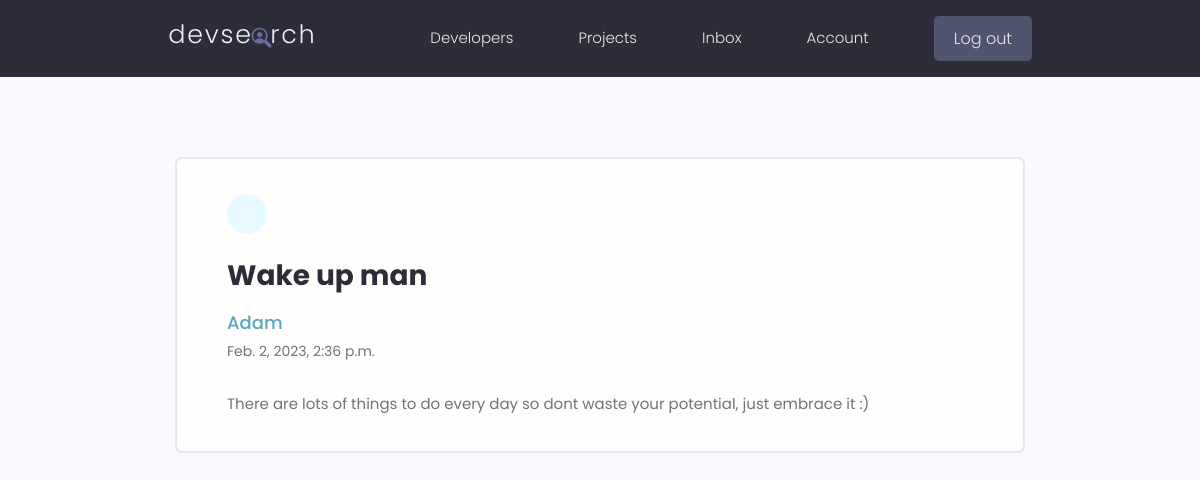
Screenshot of /message/a2891026-f1a1-43c6-9613-9b4c661a89ae/ (signed in) with the database file from the repository.
### users/models.py (models this page shows, shortened)
class Message(models.Model):
    sender = models.ForeignKey(Profile, on_delete=models.SET_NULL, null=True, blank=True)
    recipient = models.ForeignKey(Profile, on_delete=models.SET_NULL, null=True, blank=True, related_name='messages')
    name = models.CharField(max_length=200, null=True, blank=True)
    email = models.EmailField(max_length=200, null=True, blank=True)
    subject = models.CharField(max_length=200, null=True, blank=True)
    body = models.TextField()
    is_read = models.BooleanField(default=False, null=True)
    created = models.DateTimeField(auto_now_add=True)
    id = models.UUIDField(default=uuid.uuid4, unique=True, primary_key=True, editable=False)
    class Meta:
        ordering = ['is_read', '-created']

### users/views.py (the view)
# urls.py: path('message/<str:pk>/', views.viewMessage, name='message'),
@login_required(login_url='login')
def viewMessage(request, pk):
    profile = request.user.profile
    message = profile.messages.all().get(id=pk)
    if message.is_read == False:
        message.is_read = True
        message.save()
    context = {'message':message}
    return render(request, 'users/message.html', context)

### users/templates/users/message.html (shortened to what this page needs)
{% extends 'main.html' %}
{% block content %}
<main class="messagePage my-xl">
  <div class="content-box">
    <div class="message">
      <a class="backButton" href="{% url 'inbox' %}"></a>
      <h2 class="message__subject">{{message.subject}}</h4>
        {% if message.sender %}
        <a href="{% url 'user-profile' message.sender.id  %}" class="message__author">{{message.name}}</a>
        {% else %}
        <p class="message__author">{{message.name}}</p>
        {% endif %}
        <p class="message__date">{{message.created}}</p>
        <div class="message__body">{{message.body|linebreaksbr}}</div>
    </div>
  </div>
</main>
{% endblock content %}

### static/styles/app.css (style rules this page uses)
:root { --color-sub: #2d2d39; }
.content-box { width: 95%; max-width: 85rem; margin: 0 auto; }
.message { padding: 2.5rem 0; }
.message > a { display: flex; gap: 1rem; }
.message__author, .message__date { flex-basis: 25%; }
.message__subject { flex-basis: 50%; }
.message__date { text-align: right; }
.messagePage .message { list-style: none; background: var(--color-white); padding: 3.5rem 5rem; border: 2px solid var(--color-light); border-radius: 0.7rem; }
.messagePage .message__subject { font-size: 2.8rem; color: var(--color-sub); margin-bottom: 1rem; margin-top: 2rem; }
.messagePage .message__author { font-size: 1.8rem; font-weight: 500; }
.messagePage .message__date { font-size: 1.4rem; font-weight: 400; text-align: left; margin-bottom: 3rem; }
.backButton { background: var(--color-main-light); color: var(--color-main); width: 4rem; height: 4rem; display: flex; align-items: center; justify-content: center; border-radius: 50%; }

### static/uikit/styles/modules/_variables.css (style rules this page uses)
:root { --color-main: #5aa5b9; --color-main-light: #e6faff; --color-sub: #3f4156; --color-sub-light: #51546e; --color-sub-lighter: #ededfd; --color-text: #737373; --color-gray: #8b8b8b; --color-light: #e5e7eb; --color-light-gray: #767676; --color-bg: #f8fafd; --color-white: #fffefd; --color-white-light: #f3f3f3; --color-success: #359e64; --color-success-bg: #def8e8; --color-error: #fc4b0b; --color-error-bg: #fff2ee; --font-base: 'Poppins', arial, helvetica, 'Segoe UI', roboto, ubuntu, sans-serif; --font-monospace: 'Fira Code', 'Courier New', courier, monospace; --font-regular: 300; --font-medium: 500; --font-bold: 700; --generic-shadow: 1px 1px 5px #00000010; --generic-transition: all 0.3s ease-in-out; }

### static/uikit/styles/modules/_base.css (style rules this page uses)
* { margin: 0; padding: 0; box-sizing: border-box; text-rendering: optimizeLegibility; color: inherit; font-size: inherit; }
html { font-size: 50%; }
@media only screen and (min-width: 480px) { html { font-size: 56.25%; } }
@media only screen and (min-width: 1200px) { html { font-size: 62.5%; } }
body { line-height: 1.6; font-weight: 400; font-size: 1.5rem; color: var(--color-text); background-color: var(--color-bg); min-height: 100vh; }

### static/uikit/styles/modules/_typography.css (style rules this page uses)
* { font-family: var(--font-base); }
h2 { font-size: 3.6rem; font-weight: var(--font-bold); }
p, span, strong { font-size: 1.6rem; color: var(--color-text); font-weight: var(--font-regular); }
a { padding-bottom: 2px; text-decoration: none; display: inline-block; color: var(--color-main); font-weight: var(--font-medium); }

### static/uikit/styles/modules/_utilities.css (style rules this page uses)
.my-xl { margin: 8rem auto; }

### rows the page displays
Message: subject "Wake up man", name "Adam", created "Feb. 2, 2023, 2:36 p.m.", body "There are lots of things to do every day so dont waste your potential, just embrace it :)"
